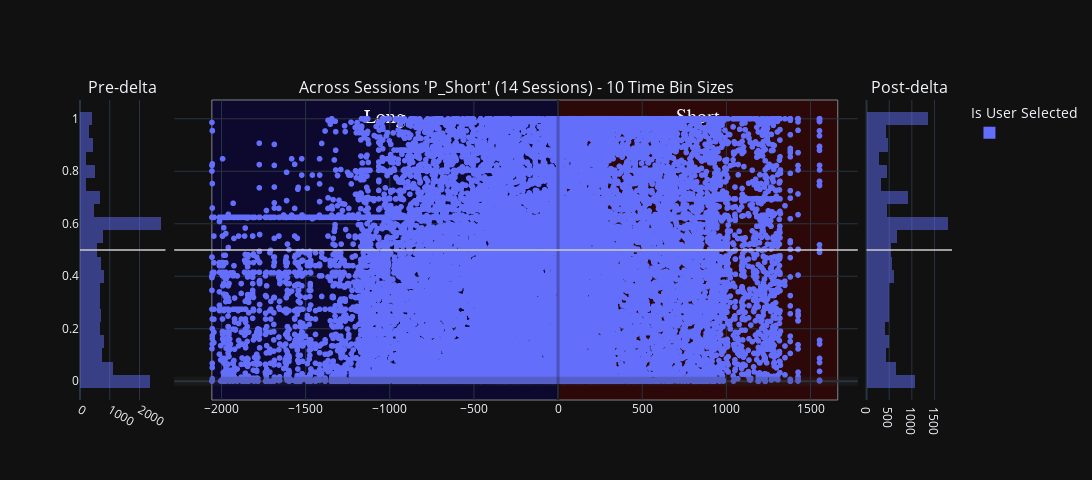

Source (notebook cell):
### Code cell
histogram_bins = 25
# concatenated_ripple_df = deepcopy(df)

# ripple_title_prefix = 'test'
# # Create a bubble chart for ripples
# ripple_num_unique_sessions: int = concatenated_ripple_df.session_name.nunique(dropna=True) # number of unique sessions, ignoring the NA entries
# # ripple_num_unique_time_bins: int = concatenated_ripple_df.time_bin_size.nunique(dropna=True)
# ripple_title_string_suffix: str = f'{ripple_num_unique_sessions} Sessions'
# ripple_title: str = f"{ripple_title_prefix} - {ripple_title_string_suffix}"
# fig_ripples = _helper_build_figure(data_results_df=concatenated_ripple_df, histogram_bins=histogram_bins, earliest_delta_aligned_t_start=earliest_delta_aligned_t_start, latest_delta_aligned_t_end=latest_delta_aligned_t_end, enabled_time_bin_sizes=None,
#                                     main_plot_mode='separate_row_per_session', title=ripple_title)

# concatenated_ripple_df = deepcopy(concatenated_ripple_df)
# concatenated_ripple_df = deepcopy(all_sessions_ripple_df)
concatenated_ripple_df = deepcopy(all_sessions_ripple_time_bin_df)
# concatenated_ripple_df = deepcopy(all_sessions_all_scores_ripple_df)
# concatenated_ripple_df = deepcopy(single_time_bin_size_all_sessions_ripple_df)
concatenated_ripple_df
# ['longest_sequence_length_ratio_diff', 'direction_change_bin_ratio_diff', 'congruent_dir_bins_ratio_diff', 'total_congruent_direction_change_diff']


# variable_name = 'P_Long'
variable_name = 'P_Short' # Shows expected effect - short-only replay prior to delta and then split replays post-delta
# variable_name = 'long_best_pf_peak_x_pearsonr'
# variable_name = 'long_best_jump'
# variable_name = 'wcorr_abs_diff'
# variable_name = 'pearsonr_abs_diff'
# variable_name = 'direction_change_bin_ratio_diff'
# variable_name = 'longest_sequence_length_ratio_diff'
# variable_name = 'long_best_longest_sequence_length_ratio'
# variable_name = 'long_best_congruent_dir_bins_ratio'
# variable_name = 'congruent_dir_bins_ratio_diff'
# variable_name = 'total_congruent_direction_change_diff'
# variable_name = 'long_best_congruent_dir_bins_ratio'
# variable_name = 'long_best_direction_change_bin_ratio'
# variable_name = 'long_best_congruent_dir_bins_ratio'
# 'color':'is_user_annotated_epoch'
# 'color': 'is_user_annotated_epoch', 

px_scatter_kwargs = {'x': 'delta_aligned_start_t', 'y': variable_name, 'color':"is_user_annotated_epoch", 'title': f"'{variable_name}'"} # , 'color': 'time_bin_size', 'range_y': [-1.0, 1.0], 'labels': {'session_name': 'Session', 'time_bin_size': 'tbin_size', 'is_user_annotated_epoch':'user_sel'}

px_scatter_kwargs.pop('color')

# hist_kwargs = dict(color="time_bin_size")
hist_kwargs = dict(color="is_user_annotated_epoch") # , histnorm='probability density'
hist_kwargs.pop('color')
new_fig_ripples, new_fig_ripples_context = plotly_pre_post_delta_scatter(data_results_df=concatenated_ripple_df, out_scatter_fig=None, histogram_bins=histogram_bins,
                        px_scatter_kwargs=px_scatter_kwargs, histogram_variable_name=variable_name, hist_kwargs=hist_kwargs, forced_range_y=None,
                        time_delta_tuple=(earliest_delta_aligned_t_start, 0.0, latest_delta_aligned_t_end), legend_title_text='Is User Selected')
new_fig_ripples = new_fig_ripples.update_layout(fig_size_kwargs)

_extras_output_dict = {}
_extras_output_dict["y_mid_line"] = new_fig_ripples.add_hline(y=0.5, line=dict(color="rgba(0.8,0.8,0.8,.75)", width=2), row='all', col='all')

# # Update layout to add a title to the legend
# new_fig_ripples.update_layout(
#     legend_title_text='Is User Selected'  # Add a title to the legend
# )

# fig_to_clipboard(new_fig_ripples, **fig_size_kwargs)
figure_out_paths = save_plotly(a_fig=new_fig_ripples, a_fig_context=figure_ripples_context)
new_fig_ripples

### Figure 1 — Plotly figure (JSON) as saved in the notebook; plotly's stock layout.template omitted (floating-point values rounded to 4 significant figures; data arrays with more than 128 entries replaced by an {"elided": "..."} marker saying what was removed)
{"data": [{"alignmentgroup": "True", "bingroup": "y", "hovertemplate": "count=%{x}<br>P_Short=%{y}<extra></extra>", "legendgroup": "", "marker": {"color": "#636efa", "opacity": 0.5, "pattern": {"shape": ""}}, "name": "", "nbinsy": 25, "offsetgroup": "", "orientation": "h", "showlegend": true, "type": "histogram", "xaxis": "x", "y": {"elided": "16491 float values"}, "yaxis": "y"}, {"hovertemplate": "delta_aligned_start_t=%{x}<br>P_Short=%{y}<extra></extra>", "legendgroup": "", "marker": {"color": "#636efa", "symbol": "circle"}, "mode": "markers", "name": "", "showlegend": false, "type": "scattergl", "x": {"elided": "29842 float values"}, "xaxis": "x2", "y": {"elided": "29842 float values"}, "yaxis": "y2"}, {"alignmentgroup": "True", "bingroup": "y", "hovertemplate": "count=%{x}<br>P_Short=%{y}<extra></extra>", "legendgroup": "", "marker": {"color": "#636efa", "opacity": 0.5, "pattern": {"shape": ""}}, "name": "", "nbinsy": 25, "offsetgroup": "", "orientation": "h", "showlegend": false, "type": "histogram", "xaxis": "x3", "y": {"elided": "13351 float values"}, "yaxis": "y3"}], "layout": {"annotations": [{"font": {"size": 16}, "showarrow": false, "text": "Pre-delta", "x": 0.049, "xanchor": "center", "xref": "paper", "y": 1, "yanchor": "bottom", "yref": "paper"}, {"font": {"size": 16}, "showarrow": false, "text": "Across Sessions 'P_Short' (14 Sessions) - 10 Time Bin Sizes", "x": 0.5, "xanchor": "center", "xref": "paper", "y": 1, "yanchor": "bottom", "yref": "paper"}, {"font": {"size": 16}, "showarrow": false, "text": "Post-delta", "x": 0.951, "xanchor": "center", "xref": "paper", "y": 1, "yanchor": "bottom", "yref": "paper"}], "barmode": "overlay", "height": 480, "legend": {"title": {"text": "Is User Selected"}}, "shapes": [{"line": {"color": "rgba(0.2,0.2,0.2,.25)", "width": 9}, "type": "line", "x0": 0, "x1": 1, "xref": "x2 domain", "y0": 0, "y1": 0, "yref": "y2"}, {"line": {"color": "rgba(0,0,0,.25)", "width": 3}, "type": "line", "x0": 0, "x1": 0, "xref": "x2", "y0": 0, "y1": 1, "yref": "y2 domain"}, {"fillcolor": "#0b0049", "label": {"font": {"family": "Times New Roman", "size": 20}, "text": "Long", "textposition": "top center"}, "layer": "below", "line": {"width": 1}, "opacity": 0.5, "type": "rect", "x0": -2057.0, "x1": 0, "xref": "x2", "y0": 0, "y1": 1, "yref": "y2 domain"}, {"fillcolor": "#490000", "label": {"font": {"family": "Times New Roman", "size": 20}, "text": "Short", "textposition": "top center"}, "layer": "below", "line": {"width": 1}, "opacity": 0.5, "type": "rect", "x0": 0, "x1": 1662.0, "xref": "x2", "y0": 0, "y1": 1, "yref": "y2 domain"}, {"line": {"color": "rgba(0.8,0.8,0.8,.75)", "width": 2}, "type": "line", "x0": 0, "x1": 1, "xref": "x domain", "y0": 0.5, "y1": 0.5, "yref": "y"}, {"line": {"color": "rgba(0.8,0.8,0.8,.75)", "width": 2}, "type": "line", "x0": 0, "x1": 1, "xref": "x2 domain", "y0": 0.5, "y1": 0.5, "yref": "y2"}, {"line": {"color": "rgba(0.8,0.8,0.8,.75)", "width": 2}, "type": "line", "x0": 0, "x1": 1, "xref": "x3 domain", "y0": 0.5, "y1": 0.5, "yref": "y3"}], "width": 1650, "xaxis": {"anchor": "y", "domain": [0, 0.098]}, "xaxis2": {"anchor": "y2", "domain": [0.108, 0.892]}, "xaxis3": {"anchor": "y3", "domain": [0.902, 1]}, "yaxis": {"anchor": "x", "domain": [0, 1]}, "yaxis2": {"anchor": "x2", "domain": [0, 1], "matches": "y", "showticklabels": false}, "yaxis3": {"anchor": "x3", "domain": [0, 1], "matches": "y", "showticklabels": false}}}
